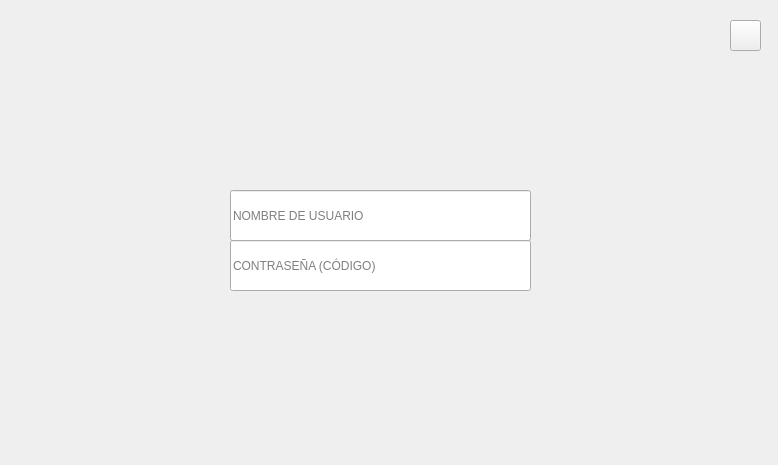
<?xml version="1.0" encoding="UTF-8"?>
<ui version="4.0">
 <class>MainWindow</class>
 <widget class="QMainWindow" name="MainWindow">
  <property name="geometry">
   <rect>
    <x>0</x>
    <y>0</y>
    <width>778</width>
    <height>465</height>
   </rect>
  </property>
  <property name="windowTitle">
   <string>Log in</string>
  </property>
  <property name="windowIcon">
   <iconset resource="imagenes.qrc">
    <normaloff>:/imagenes/Logo.png</normaloff>:/imagenes/Logo.png</iconset>
  </property>
  <widget class="QWidget" name="centralWidget">
   <widget class="QLineEdit" name="UsuariolineEdit">
    <property name="geometry">
     <rect>
      <x>230</x>
      <y>190</y>
      <width>301</width>
      <height>51</height>
     </rect>
    </property>
    <property name="styleSheet">
     <string notr="true">font: 63 9pt &quot;Yu Gothic UI Semibold&quot;;
font: 13pt &quot;MS Shell Dlg 2&quot;;</string>
    </property>
    <property name="text">
     <string/>
    </property>
    <property name="placeholderText">
     <string>NOMBRE DE USUARIO</string>
    </property>
   </widget>
   <widget class="QPushButton" name="SalirpushButton">
    <property name="geometry">
     <rect>
      <x>730</x>
      <y>20</y>
      <width>31</width>
      <height>31</height>
     </rect>
    </property>
    <property name="styleSheet">
     <string notr="true">border-image: url(:/imagenes/exit.png);</string>
    </property>
    <property name="text">
     <string/>
    </property>
   </widget>
   <widget class="QLineEdit" name="PasswordlineEdit">
    <property name="geometry">
     <rect>
      <x>230</x>
      <y>240</y>
      <width>301</width>
      <height>51</height>
     </rect>
    </property>
    <property name="styleSheet">
     <string notr="true">font: 63 9pt &quot;Yu Gothic UI Semibold&quot;;
font: 13pt &quot;MS Shell Dlg 2&quot;;</string>
    </property>
    <property name="text">
     <string/>
    </property>
    <property name="echoMode">
     <enum>QLineEdit::Password</enum>
    </property>
    <property name="placeholderText">
     <string>CONTRASEÑA (CÓDIGO)</string>
    </property>
   </widget>
   <widget class="QLabel" name="label">
    <property name="geometry">
     <rect>
      <x>-240</x>
      <y>-50</y>
      <width>1241</width>
      <height>851</height>
     </rect>
    </property>
    <property name="styleSheet">
     <string notr="true">image: url(:/imagenes/login1.png);</string>
    </property>
    <property name="text">
     <string/>
    </property>
    <property name="scaledContents">
     <bool>true</bool>
    </property>
   </widget>
   <widget class="QPushButton" name="LoginpushButton">
    <property name="enabled">
     <bool>true</bool>
    </property>
    <property name="geometry">
     <rect>
      <x>240</x>
      <y>300</y>
      <width>281</width>
      <height>41</height>
     </rect>
    </property>
    <property name="text">
     <string/>
    </property>
    <property name="flat">
     <bool>true</bool>
    </property>
   </widget>
   <widget class="QLabel" name="label_2">
    <property name="geometry">
     <rect>
      <x>320</x>
      <y>50</y>
      <width>141</width>
      <height>111</height>
     </rect>
    </property>
    <property name="styleSheet">
     <string notr="true">image: url(:/imagenes/Logo.png);</string>
    </property>
    <property name="text">
     <string/>
    </property>
   </widget>
   <widget class="QLabel" name="label_3">
    <property name="geometry">
     <rect>
      <x>-160</x>
      <y>320</y>
      <width>47</width>
      <height>13</height>
     </rect>
    </property>
    <property name="text">
     <string/>
    </property>
   </widget>
   <widget class="QLabel" name="label_4">
    <property name="geometry">
     <rect>
      <x>130</x>
      <y>190</y>
      <width>71</width>
      <height>101</height>
     </rect>
    </property>
    <property name="styleSheet">
     <string notr="true">image: url(:/imagenes/candado.png);</string>
    </property>
    <property name="text">
     <string/>
    </property>
   </widget>
   <widget class="QLabel" name="label_5">
    <property name="geometry">
     <rect>
      <x>140</x>
      <y>120</y>
      <width>81</width>
      <height>41</height>
     </rect>
    </property>
    <property name="styleSheet">
     <string notr="true"/>
    </property>
    <property name="text">
     <string/>
    </property>
   </widget>
   <zorder>label</zorder>
   <zorder>LoginpushButton</zorder>
   <zorder>label_2</zorder>
   <zorder>PasswordlineEdit</zorder>
   <zorder>SalirpushButton</zorder>
   <zorder>UsuariolineEdit</zorder>
   <zorder>label_3</zorder>
   <zorder>label_4</zorder>
   <zorder>label_5</zorder>
  </widget>
 </widget>
 <layoutdefault spacing="6" margin="11"/>
 <tabstops>
  <tabstop>UsuariolineEdit</tabstop>
  <tabstop>PasswordlineEdit</tabstop>
  <tabstop>LoginpushButton</tabstop>
  <tabstop>SalirpushButton</tabstop>
 </tabstops>
 <resources>
  <include location="imagenes.qrc"/>
 </resources>
 <connections>
  <connection>
   <sender>SalirpushButton</sender>
   <signal>clicked()</signal>
   <receiver>MainWindow</receiver>
   <slot>close()</slot>
   <hints>
    <hint type="sourcelabel">
     <x>754</x>
     <y>45</y>
    </hint>
    <hint type="destinationlabel">
     <x>631</x>
     <y>2</y>
    </hint>
   </hints>
  </connection>
 </connections>
</ui>
